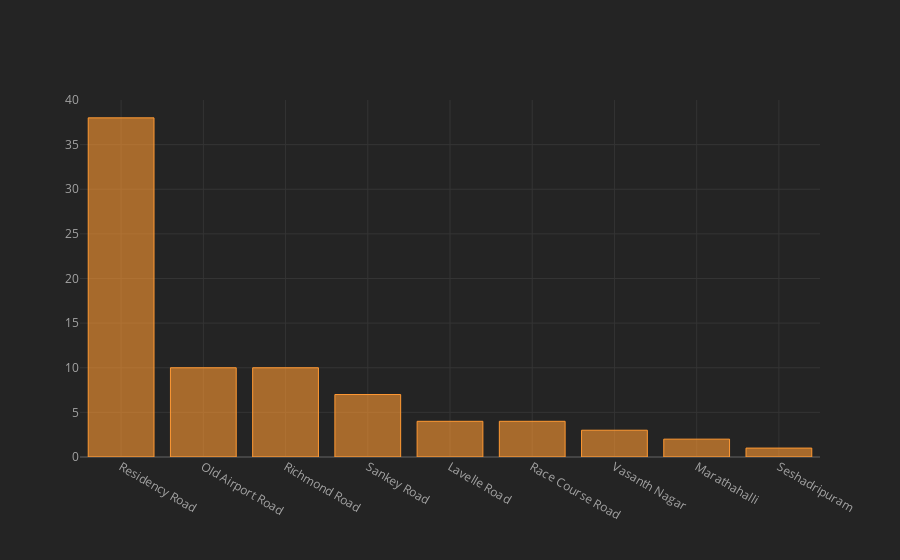

Here is the notebook cell this chart was saved with:
### Markdown cell above
# Where are most of the expensive Restaurants are located ?

### Code cell
df[df.cost>3000].sort_values(ascending=False,by="cost").location.value_counts().iplot(kind="bar")

### Figure 1 — Plotly figure (JSON) as saved in the notebook; plotly's stock layout.template omitted (floating-point values rounded to 4 significant figures)
{"data": [{"marker": {"color": "rgba(255, 153, 51, 0.6)", "line": {"color": "rgba(255, 153, 51, 1.0)", "width": 1}}, "name": "count", "orientation": "v", "text": "", "type": "bar", "x": ["Residency Road", "Old Airport Road", "Richmond Road", "Sankey Road", "Lavelle Road", "Race Course Road", "Vasanth Nagar", "Marathahalli", "Seshadripuram"], "y": [38, 10, 10, 7, 4, 4, 3, 2, 1]}], "layout": {"autosize": true, "legend": {"bgcolor": "#242424", "font": {"color": "#F4F4F4"}}, "paper_bgcolor": "#242424", "plot_bgcolor": "#242424", "title": {"font": {"color": "#F4F4F4"}}, "xaxis": {"autorange": true, "gridcolor": "#343434", "range": [-0.5, 8.5], "showgrid": true, "tickfont": {"color": "#A4A4A4"}, "title": {"font": {"color": "#A4A4A4"}, "text": ""}, "type": "category", "zerolinecolor": "#444444"}, "yaxis": {"autorange": true, "gridcolor": "#343434", "range": [0, 40], "showgrid": true, "tickfont": {"color": "#A4A4A4"}, "title": {"font": {"color": "#A4A4A4"}, "text": ""}, "type": "linear", "zerolinecolor": "#444444"}}}
